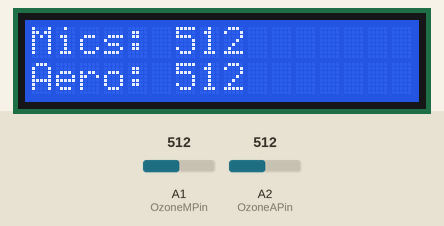
Bench run of a sketch on a simulated Arduino Uno, built with avr-gcc and run on an emulated ATmega328P. Parts: 16×2 character LCD. Inputs (shaded band) come from the test bench; at power-on: A1 (OzoneMPin) = 512, A2 (OzoneAPin) = 512. What the sketch prints to the serial monitor is not drawn.

Above: at 1.2 s.
1.3 s: A1 (OzoneMPin) set to 716
At 2.7 s:
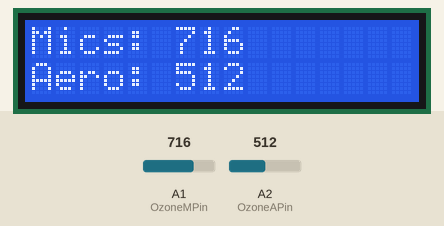
4.0 s: A2 (OzoneAPin) set to 716
At 5.5 s:
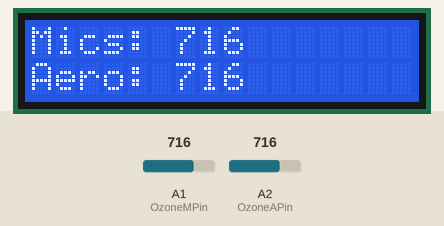
6.7 s: A1 (OzoneMPin) set to 900
At 8.8 s:
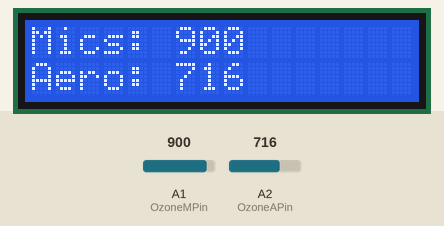
9.5 s: A2 (OzoneAPin) set to 900
At 10.5 s:
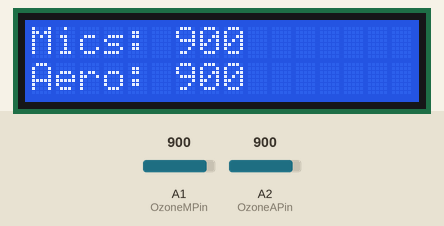
12.2 s: A1 (OzoneMPin) set to 1023
At 15.0 s:
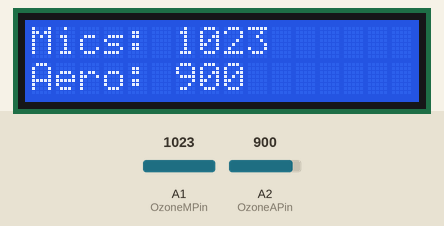
15.5 s: A2 (OzoneAPin) set to 1023
At 16.7 s:
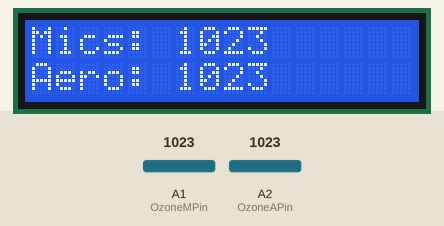
Timing chart, 0 to 18.5 s (numbered marks = the images above; inputs shaded):
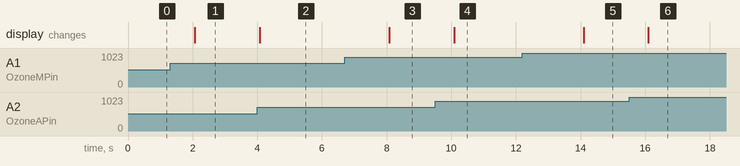

Measured:
- after the input at 1.3 s, the display: changes after 0.77 s (image 1)
- after the input at 4.0 s, the display: changes after 0.07 s (image 2)
- after the input at 6.7 s, the display: changes after 1.4 s (image 3)
- after the input at 9.5 s, the display: changes after 0.59 s (image 4)
- after the input at 12.2 s, the display: changes after 1.9 s (image 5)
- after the input at 15.5 s, the display: changes after 0.60 s (image 6)

The sketch:

OzoneTest.ino
```cpp
//Analog Read code for testing Ozone Sensor

//Define analog input and values for for Mics 03 sensor:
const int OzoneMPin=A1;
int OzoneMSensorValue=0;

//Define input for Aeroqual Sensor
const int OzoneAPin=A2;
int OzoneASensorValue=0;

// include the library code:
#include <LiquidCrystal.h>

// initialize the library with the numbers of the interface pins
LiquidCrystal lcd(7, 6, 5, 4, 3, 2);

void setup() {
 Serial.begin(9600);
  Serial.println("Ozone Sensor Raw Readings");

  // set up the LCD's number of columns and rows:
  lcd.begin(16, 2);
  lcd.setCursor(0,0);
  lcd.print('             ');

}

void loop() {
  //Read Ozone from sensor
  OzoneMSensorValue=analogRead(OzoneMPin); //Read value from ozone pin
  Serial.print("Mics Sensor = ");
  Serial.println(OzoneMSensorValue);
    lcd.setCursor(0, 0);
  lcd.print("Mics: ");
   lcd.print(OzoneMSensorValue);
  OzoneASensorValue=analogRead(OzoneAPin); //Read value from ozone pin
  Serial.print("Aeroqual Sensor = ");
  Serial.println(OzoneASensorValue);
  lcd.setCursor(0, 1);
  lcd.print("Aero: ");
   lcd.print(OzoneASensorValue);

  Serial.println();
  delay(2000);

}
```
